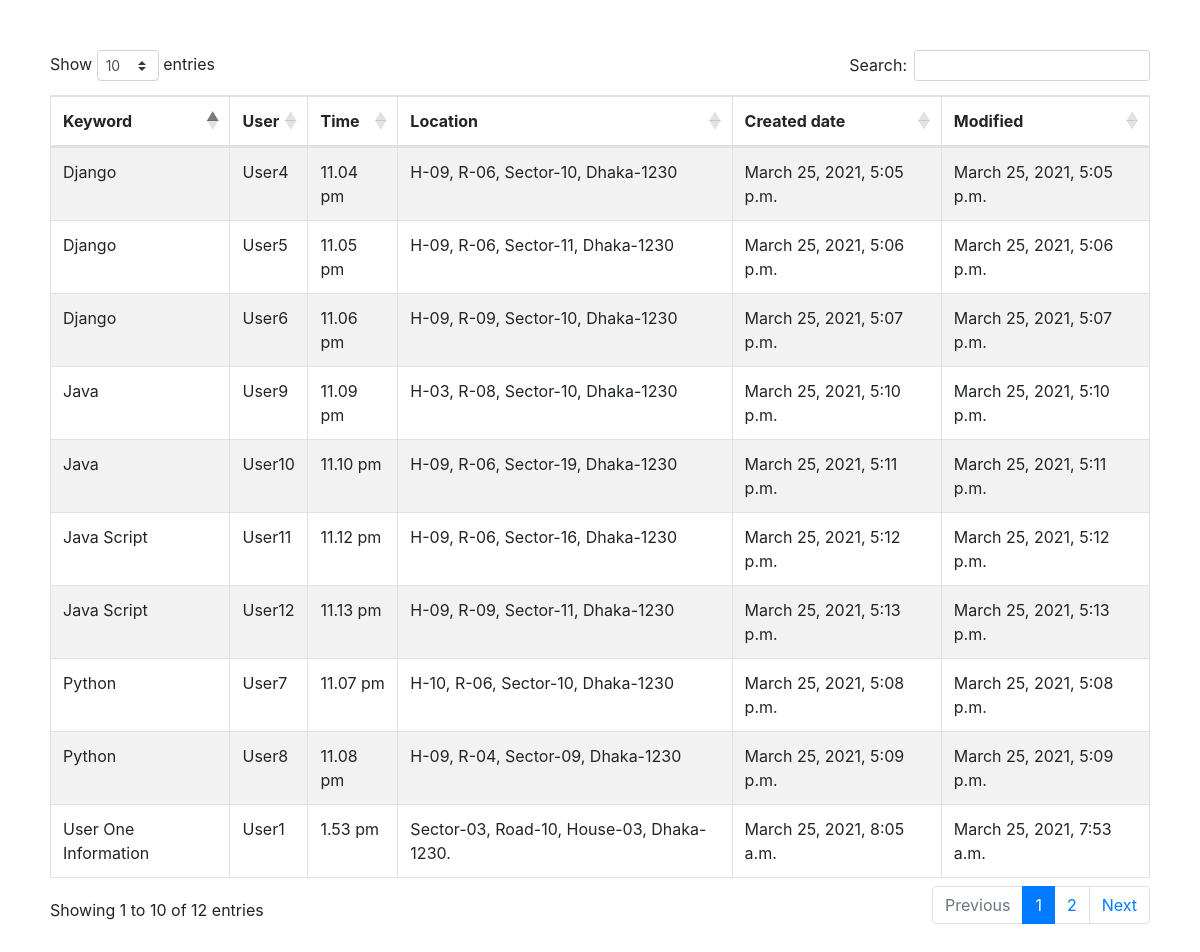
The page / on the database its author committed.
### examtest/models.py (models this page shows, shortened)
class  SearchEngine(models.Model):
    keyword = models.CharField(max_length=20, null=False, blank=False)
    user = models.CharField(max_length=20, null=False, blank=False)
    time = models.CharField(max_length=20, null=False, blank=False)
    location = models.TextField()
    device = models.TextField()
    created = models.DateTimeField(auto_now_add=True ,editable=False)
    modified = models.DateTimeField()

### examtest/views.py (the view)
# urls.py: path('', views.search_list),
def search_list(request):
    keywords = SearchEngine.objects.all()
    context = {
        'keywords' : keywords
    }
    return render(request, 'search_list.html', context)

### templates/search_list.html (shortened to what this page needs)
<!DOCTYPE html>
<html lang="en">
<head>
    <link rel="stylesheet" href="https://cdnjs.cloudflare.com/ajax/libs/twitter-bootstrap/4.5.2/css/bootstrap.css">
    <link rel="stylesheet" href="https://cdn.datatables.net/1.10.24/css/dataTables.bootstrap4.min.css">
</head>
<body>
    <div style="padding: 50px;">
        <table id="example" class="table table-striped table-bordered" style="width:100%">
            <thead>
                <tr>
                    <th>Keyword</th>
                    <th>User</th>
                    <th>Time</th>
                    <th>Location</th>
                    <th>Created date</th>
                    <th>Modified</th>
                </tr>
            </thead>
            <tbody>
                {% for search_obj in keywords %}
                <tr>
                    <td>{{search_obj.keyword}}</td>
                    <td>{{search_obj.user}}</td>
                    <td>{{search_obj.time}}</td>
                    <td>{{search_obj.location}}</td>
                    <td>{{search_obj.created}}</td>
                    <td>{{search_obj.modified}}</td>
                </tr>
                {% endfor %}
            </tbody>
        </table>
    </div>
</body>
</html>

### rows shown on the page
SearchEngine: keyword "User One Information", user "User1", time "1.53 pm", location "Sector-03, Road-10, House-03, Dhaka-1230.", created "March 25, 2021, 8:05 a.m.", modified "March 25, 2021, 7:53 a.m."
SearchEngine: keyword "Django", user "User4", time "11.04 pm", location "H-09, R-06, Sector-10, Dhaka-1230", created "March 25, 2021, 5:05 p.m.", modified "March 25, 2021, 5:05 p.m."
SearchEngine: keyword "Django", user "User5", time "11.05 pm", location "H-09, R-06, Sector-11, Dhaka-1230", created "March 25, 2021, 5:06 p.m.", modified "March 25, 2021, 5:06 p.m."
SearchEngine: keyword "Django", user "User6", time "11.06 pm", location "H-09, R-09, Sector-10, Dhaka-1230", created "March 25, 2021, 5:07 p.m.", modified "March 25, 2021, 5:07 p.m."
SearchEngine: keyword "Python", user "User7", time "11.07 pm", location "H-10, R-06, Sector-10, Dhaka-1230", created "March 25, 2021, 5:08 p.m.", modified "March 25, 2021, 5:08 p.m."
SearchEngine: keyword "Python", user "User8", time "11.08 pm", location "H-09, R-04, Sector-09, Dhaka-1230", created "March 25, 2021, 5:09 p.m.", modified "March 25, 2021, 5:09 p.m."
SearchEngine: keyword "Java", user "User9", time "11.09 pm", location "H-03, R-08, Sector-10, Dhaka-1230", created "March 25, 2021, 5:10 p.m.", modified "March 25, 2021, 5:10 p.m."
SearchEngine: keyword "Java", user "User10", time "11.10 pm", location "H-09, R-06, Sector-19, Dhaka-1230", created "March 25, 2021, 5:11 p.m.", modified "March 25, 2021, 5:11 p.m."
SearchEngine: keyword "Java Script", user "User11", time "11.12 pm", location "H-09, R-06, Sector-16, Dhaka-1230", created "March 25, 2021, 5:12 p.m.", modified "March 25, 2021, 5:12 p.m."
SearchEngine: keyword "Java Script", user "User12", time "11.13 pm", location "H-09, R-09, Sector-11, Dhaka-1230", created "March 25, 2021, 5:13 p.m.", modified "March 25, 2021, 5:13 p.m."
